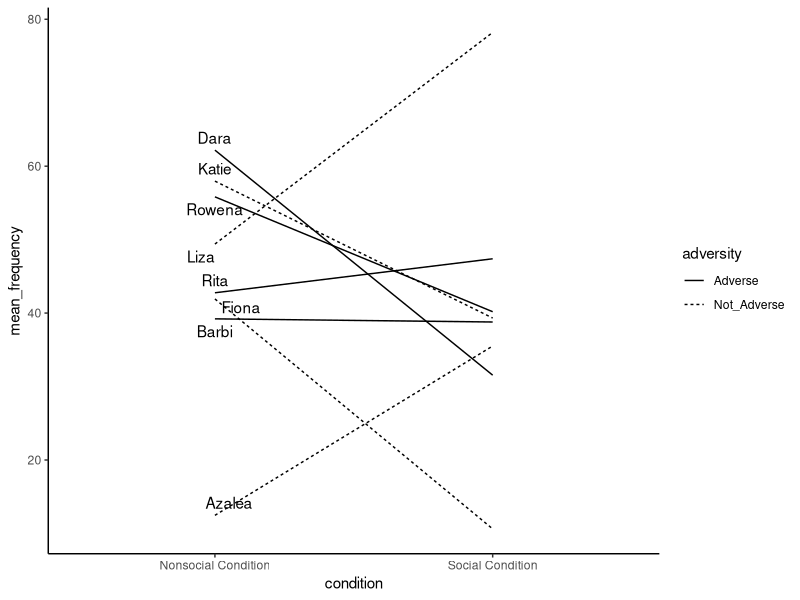
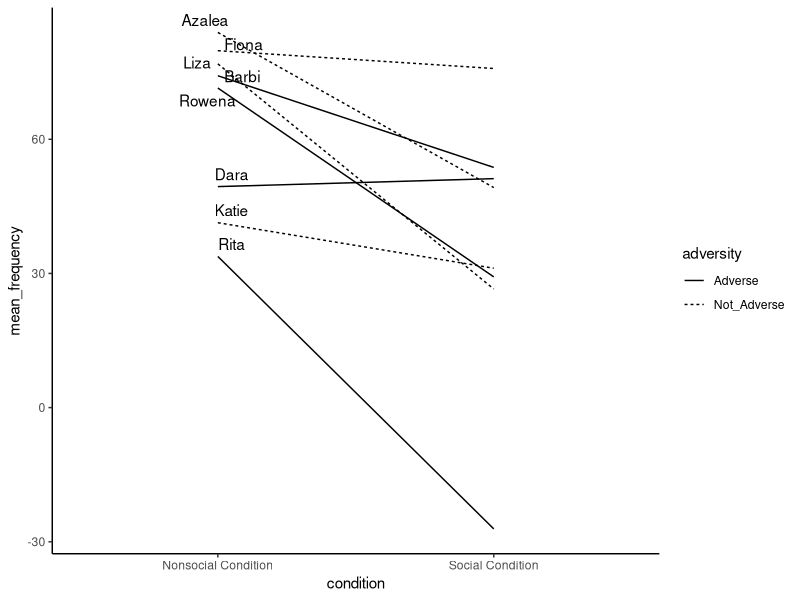
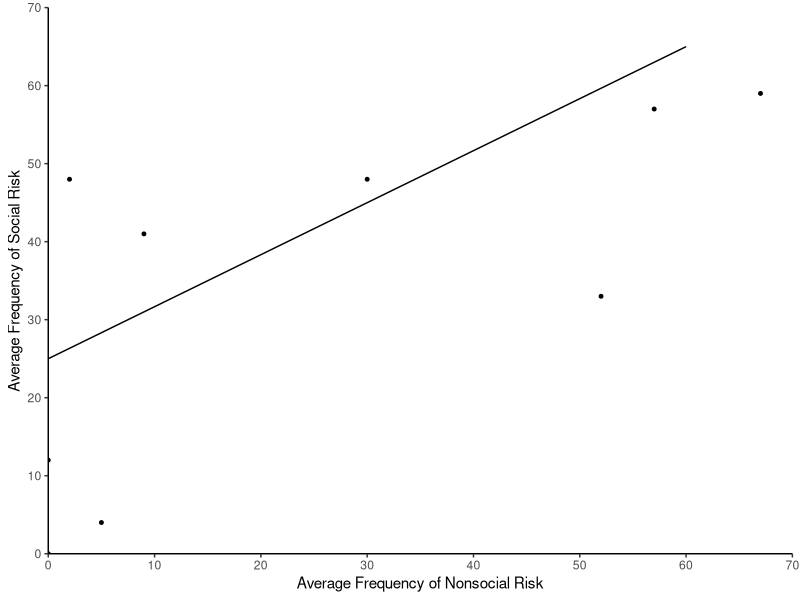

These figures' R source, in order:
## ---- chunk 1
knitr::opts_chunk$set(echo = TRUE)
## ---- chunk 2
#loading library to enable visualization of ggplot function use
library(ggplot2)
library(ggrepel)
## ---- chunk 3

names<-rep(c("Dara","Rita","Liza", "Azalea", "Barbi","Rowena","Katie","Fiona"), each=2)
lnames<-c("","Dara","","Rita","","Liza", "","Azalea", "","Barbi","","Rowena","","Katie","","Fiona")
mean_frequency<-rnorm(16,45,25)
condition<-rep(c("Social Condition","Nonsocial Condition"),8)
adversity<-rep(c("Adverse","Not_Adverse"),times=c(4,4))

plot_df<-data.frame(names,mean_frequency,adversity,condition)

#print(plot_df)

ggplot(plot_df, aes(condition,mean_frequency,group=names,linetype=adversity))+geom_line()+geom_text_repel(label=lnames, position = "nudge")+theme_classic()


## ---- chunk 4

names<-rep(c("Dara","Rita","Liza", "Azalea", "Barbi","Rowena","Katie","Fiona"), each=2)
lnames<-c("","Dara","","Rita","","Liza", "","Azalea", "","Barbi","","Rowena","","Katie","","Fiona")
mean_frequency<-rnorm(16,45,25)
condition<-rep(c("Social Condition","Nonsocial Condition"),8)
adversity<-rep(c("Adverse","Not_Adverse"),times=c(4,4))

plot_df<-data.frame(names,mean_frequency,adversity,condition)

#print(plot_df)

ggplot(plot_df, aes(condition,mean_frequency,group=names,linetype=adversity))+geom_line()+geom_text_repel(label=lnames, position = "nudge")+theme_classic()


## ---- chunk 5
avg_nonsoc<-c(0,60)
avg_soc<-c(25,65)
ad_avg_nonsoc<-c(0,0,2,5,9,30,52,57,67)
ad_avg_soc<-c(0,12,48,4,41,48,33,57,59)
plot_da<-data.frame(avg_nonsoc,avg_soc)
plot_db<-data.frame(ad_avg_nonsoc,ad_avg_soc)

c<-ggplot(plot_da)+geom_line(mapping = aes(avg_nonsoc,avg_soc))+geom_point(data =plot_db ,x=ad_avg_nonsoc,y=ad_avg_soc, size=1)+theme_classic()+coord_cartesian(xlim = c(0,70),ylim = c(0,70))


c+labs(x="Average Frequency of Nonsocial Risk",y="Average Frequency of Social Risk")+scale_x_continuous(expand = c(0,0),breaks = pretty(0:70,n=7))+scale_y_continuous(expand = c(0,0),breaks = pretty(0:70,n=7))
